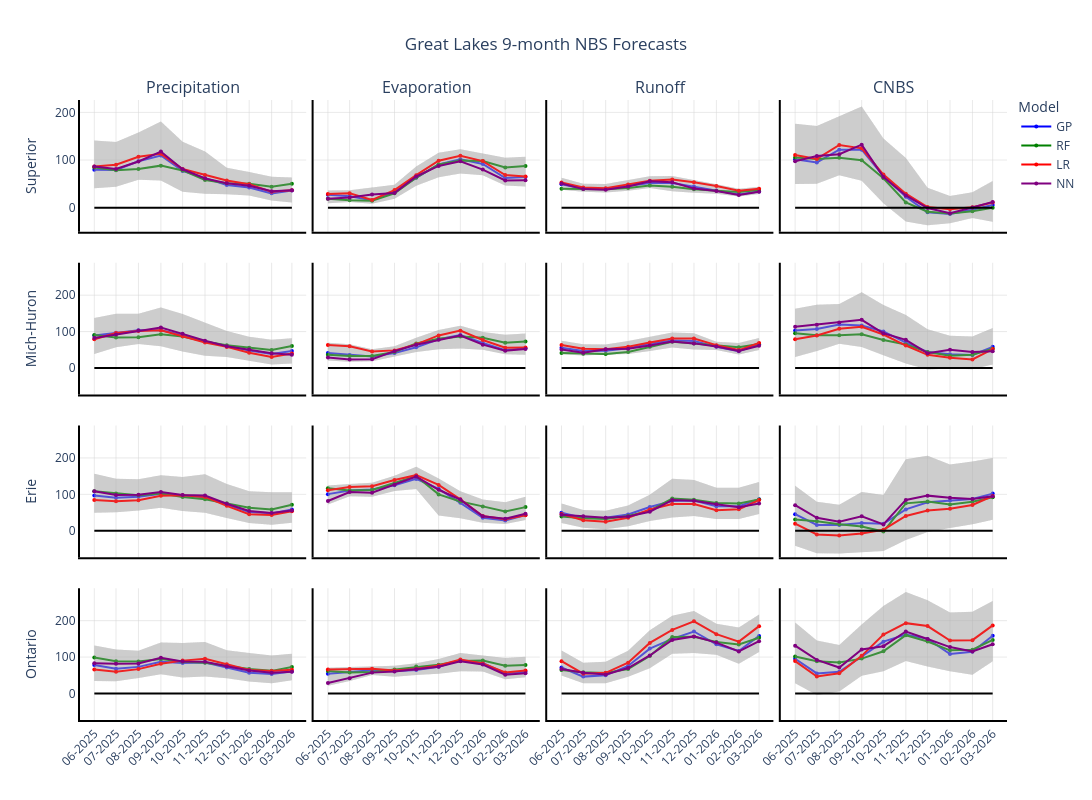

Source (notebook cell):
### Markdown cell above
This optional cell generates the same forecast plots as above, but outputs them as an interactive HTML file. The interactive plot allows the user to hover over lines and have the value displayed.

### Code cell
# Create a 1x4 subplot grid
fig = make_subplots(rows=4, cols=4, 
                    subplot_titles=['Precipitation', 'Evaporation', 'Runoff', 'CNBS'], 
                    shared_xaxes=True, shared_yaxes=True, vertical_spacing=0.05, horizontal_spacing=0.008)

global_y_min, global_y_max = float('inf'), float('-inf')  # Initialize to extremes

# Loop over the columns and plot the means for each dataset
for i, column in enumerate(columns):
    row = i // 4  # Row index
    col = i % 4   # Column index

# Determine the lower and upper bounds of all the model forecast
    lower_bound = df.groupby(['year', 'month'])[column].quantile(0.025).reset_index()
    upper_bound = df.groupby(['year', 'month'])[column].quantile(0.975).reset_index()

    for model_info in models_info:
        model_name = model_info['model']

        # Pull out the mean values for each model
        model_mean = df[df['model'] == model_name]

        # Get the grouped DataFrame for the current model
        mean_df = model_mean.groupby(['year', 'month']).mean(numeric_only=True).reset_index()
        
        mean_df['date'] = pd.to_datetime(mean_df[['year', 'month']].assign(day=1))

        # Add the shaded region (confidence band)
        fig.add_trace(go.Scatter(x=pd.concat([mean_df['date'], mean_df['date'][::-1]]),
                         y=pd.concat([lower_bound[column], upper_bound[column][::-1]]),
                         fill='toself', fillcolor='rgba(169, 169, 169, 0.2)',
                         line=dict(color='rgba(255,255,255,0)'), showlegend=False, 
                         hovertemplate='Date: %{x}<br>Conf: 95%<br>Value: %{y}'), 
                         row=row+1, col=col+1)
        
        # Add the mean line for the current model to the figure
        fig.add_trace(go.Scatter(x=mean_df['date'], y=mean_df[column],
                                 mode='lines+markers', name=model_name, 
                                 line=dict(shape='linear', width=2, color=model_colors[model_name]), 
                                 marker=dict(size=4), 
                                 showlegend=(row == 0 and col == 0),  # Only show legend for the first subplot
                                 hovertemplate='Date: %{x}<br>Value: %{y}<br>Model: ' + model_name),
                                 row=row+1, col=col+1)

        # Update global y-axis limits
        current_y_min = lower_bound[column].min()
        current_y_max = upper_bound[column].max()
        global_y_min = min(global_y_min, current_y_min)
        global_y_max = max(global_y_max, current_y_max)

    # Set x-axis range (limits) for each subplot
    #fig.update_xaxes(range=[mean_df['date'].iloc[0], mean_df['date'].iloc[-1]], row=row+1, col=col+1)

    # Format x-axis for the last row (set x-tick labels)
    if row == 3:
        fig.update_xaxes(tickformat='%m-%Y', tickangle=-45, row=row+1, col=col+1, tickmode='array', tickvals=mean_df['date'])
    else:
        fig.update_xaxes(showticklabels=False, row=row+1, col=col+1, tickmode='array', tickvals=mean_df['date'])

    # Set y-axis labels for the first column only
    if col == 0:
        fig.update_yaxes(title_text=['Superior', 'Mich-Huron', 'Erie', 'Ontario'][row], row=row+1, col=col+1)

    # Add the y=0 dashed line to every subplot
    fig.add_trace(go.Scatter(x=[mean_df['date'].min(), mean_df['date'].max()],
                             y=[0, 0], mode='lines', line=dict(color='black'), 
                             showlegend=False), row=row+1, col=col+1)

    # Add a box around each subplot
    fig.update_xaxes(showline=True, linewidth=2, linecolor='black', row=row+1, col=col+1)
    fig.update_yaxes(showline=True, linewidth=2, linecolor='black', row=row+1, col=col+1)
    
# Set consistent y-axis limits across all subplots
for row in range(1, 5):
    for col in range(1, 5):
        fig.update_yaxes(range=[global_y_min - 10, global_y_max + 10], row=row+1, col=col+1)

# Set grid lines for all subplots
fig.update_yaxes(showgrid=True, gridwidth=0.5, gridcolor='LightGray')
fig.update_xaxes(showgrid=True, gridwidth=0.5, gridcolor='LightGray')

# Update layout and titles
fig.update_layout(
    title_text="Great Lakes 9-month NBS Forecasts",
    title_x=0.5,
    height=800, width=1500,
    showlegend=True,
    legend=dict(x=1.01, y=1.01, traceorder='normal', orientation='v', title='Model'),  # Move legend up
    plot_bgcolor='white',
)

# Save the figure as an interactive HTML file
fig.write_html(f'{dir}forecast/CNBS_forecasts_interactive.html')

# Show the plot (optional)
fig.show()
